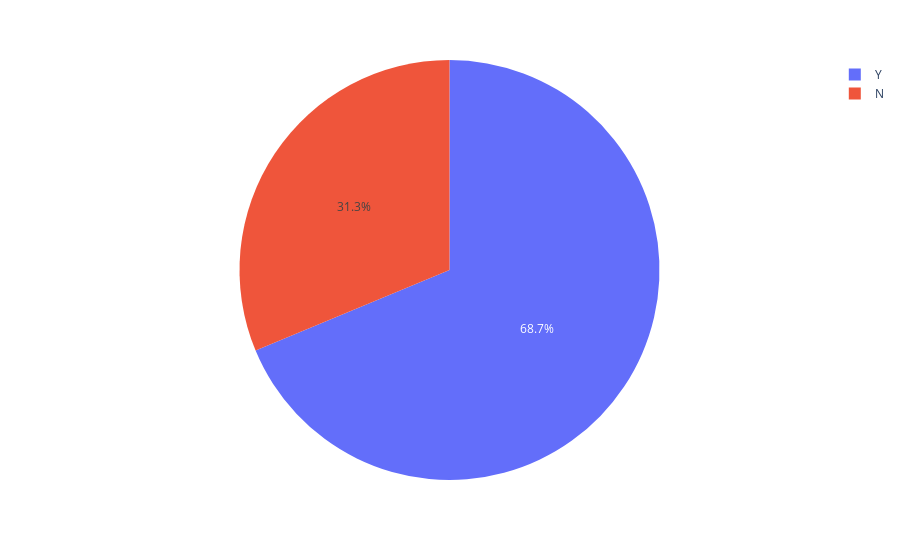

Notebook code cell kept with this figure:
### Markdown cell above
## **Observations and Feature Analysis**

### Code cell
ex.pie(train_data,names='Loan_Status')

### Figure 1 — Plotly figure (JSON) as saved in the notebook; plotly's stock layout.template omitted (floating-point values rounded to 4 significant figures; data arrays with more than 128 entries replaced by an {"elided": "..."} marker saying what was removed)
{"data": [{"domain": {"x": [0, 1], "y": [0, 1]}, "hovertemplate": "Loan_Status=%{label}<extra></extra>", "labels": {"elided": "614 str values"}, "legendgroup": "", "name": "", "showlegend": true, "type": "pie"}], "layout": {"legend": {"tracegroupgap": 0}, "margin": {"t": 60}}}
